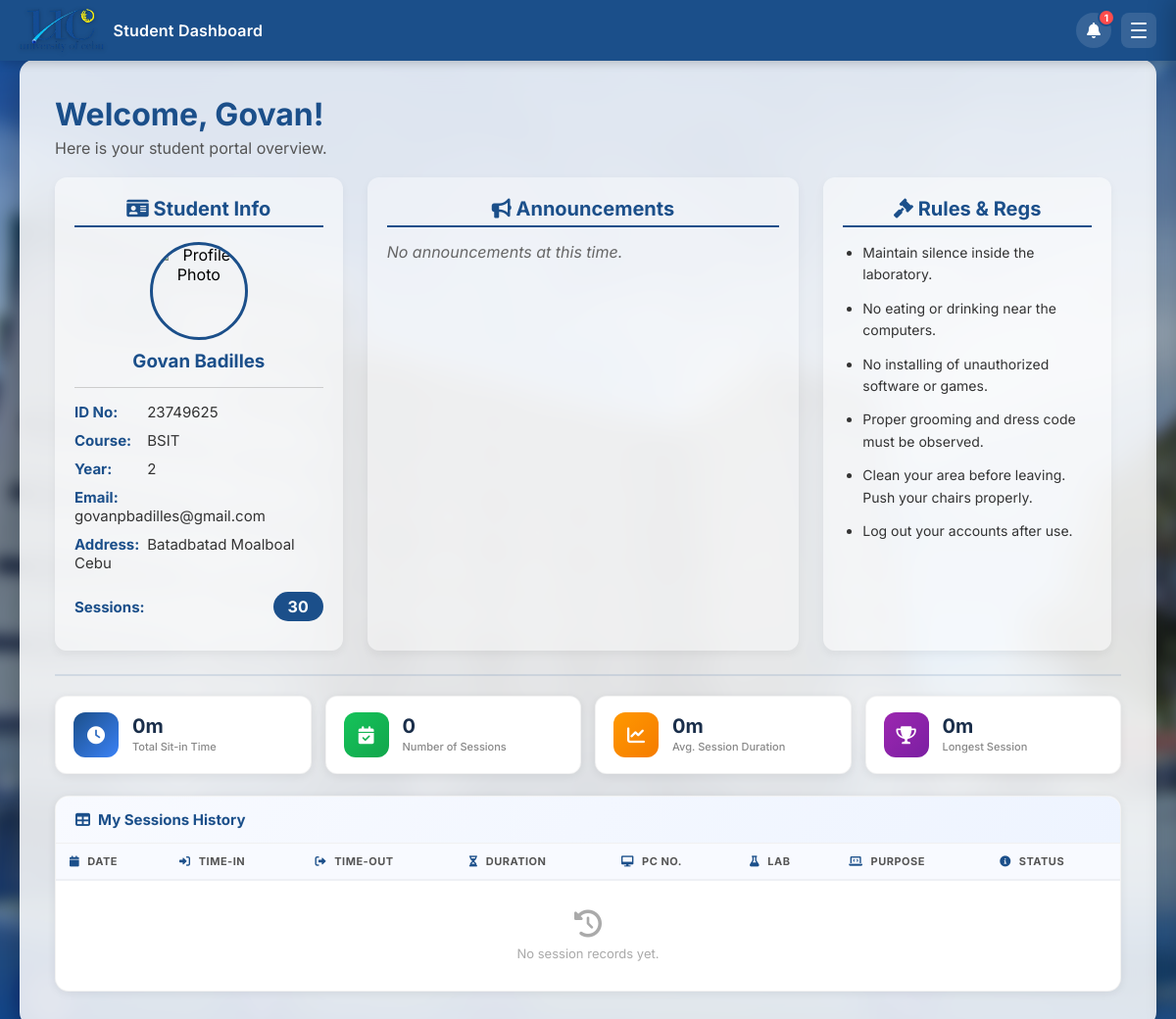
Before: /dashboard (signed in) with the older database file.
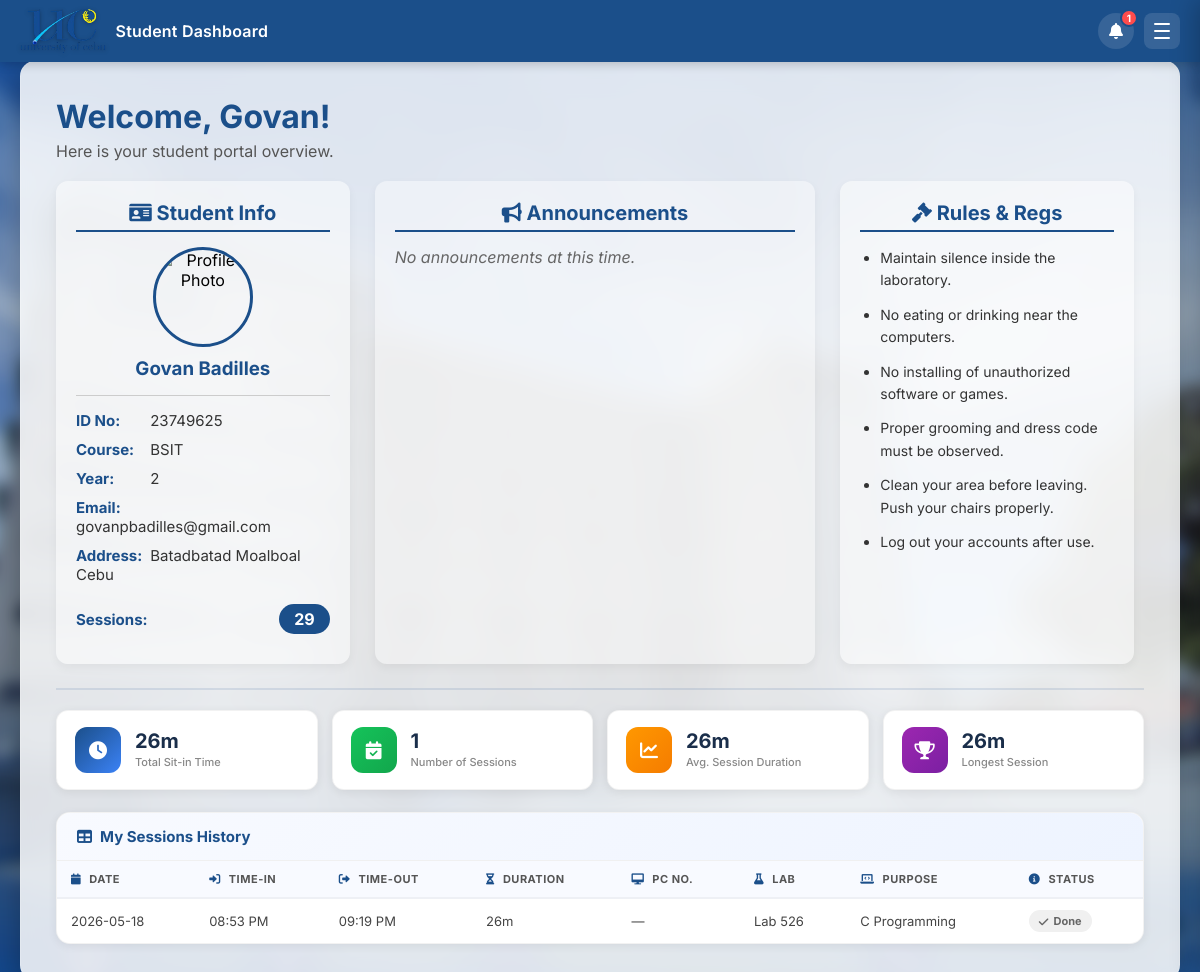
After: the same page with the newer database file.
### tables this page shows
CREATE TABLE users (
            id INTEGER PRIMARY KEY AUTOINCREMENT,
            id_number TEXT UNIQUE NOT NULL,
            lastname TEXT NOT NULL,
            firstname TEXT NOT NULL,
            middlename TEXT,
            course_level TEXT,
            password TEXT NOT NULL,
            email TEXT,
            course TEXT,
            address TEXT,
            role TEXT DEFAULT 'student',
            remaining_sessions INTEGER DEFAULT 30,
            profile_pic TEXT DEFAULT 'default_profile.png'
        );

CREATE TABLE sitin_records (
            id INTEGER PRIMARY KEY AUTOINCREMENT,
            id_number TEXT NOT NULL,
            purpose TEXT,
            lab TEXT,
            time_in DATETIME DEFAULT CURRENT_TIMESTAMP,
            time_out DATETIME,
            status TEXT DEFAULT 'Active',
            feedback TEXT DEFAULT ''
        );

### app.py (the view)
@app.route('/dashboard')
def dashboard():
    if 'user_id' not in session or session.get('role') == 'admin':
        return redirect(url_for('home'))
    conn = get_db_connection()
    cursor = conn.cursor()
    student = cursor.execute(
        "SELECT * FROM users WHERE id = ?", (session['user_id'],)
    ).fetchone()
    if student is None:
        session.clear()
        conn.close()
        return redirect(url_for('home'))
    announcements = cursor.execute(
        "SELECT * FROM announcements ORDER BY date_posted DESC"
    ).fetchall()
    reservations_raw = cursor.execute("""
        SELECT * FROM reservations
        WHERE id_number = ?
        ORDER BY id DESC
    """, (student['id_number'],)).fetchall()
    reservations = [dict(r) for r in reservations_raw]
    summary_row = cursor.execute("""
        SELECT
            COUNT(*)                                                        AS num_sessions,
            COALESCE(CAST(ROUND(SUM(
                CASE WHEN time_out IS NOT NULL
                THEN (julianday(time_out) - julianday(time_in)) * 1440
                ELSE 0 END
            )) AS INTEGER), 0)                                              AS total_minutes,
            COALESCE(CAST(ROUND(AVG(
                CASE WHEN time_out IS NOT NULL
                THEN (julianday(time_out) - julianday(time_in)) * 1440
                ELSE NULL END
            )) AS INTEGER), 0)                                              AS avg_minutes,
            COALESCE(CAST(ROUND(MAX(
                CASE WHEN time_out IS NOT NULL
                THEN (julianday(time_out) - julianday(time_in)) * 1440
                ELSE NULL END
            )) AS INTEGER), 0)                                              AS longest_minutes
        FROM sitin_records
        WHERE id_number = ? AND status = 'Completed'
    """, (student['id_number'],)).fetchone()
    def fmt_duration(total_min):
        total_min = int(total_min or 0)
        h, m = divmod(total_min, 60)
        if h > 0 and m > 0:
            return f"{h}h {m}m"
        elif h > 0:
            return f"{h}h 0m"
        else:
            return f"{m}m"
    sitin_summary = {
        'total_sessions' : summary_row['num_sessions']   or 0,
        'total_hours'    : fmt_duration(summary_row['total_minutes']),
        'avg_duration'   : fmt_duration(summary_row['avg_minutes']),
        'longest_session': fmt_duration(summary_row['longest_minutes']),
    }
    history_raw = cursor.execute("""
        SELECT
            strftime('%Y-%m-%d', time_in)  AS date,
            strftime('%I:%M %p', time_in)  AS time_in,
            CASE WHEN time_out IS NOT NULL
                 THEN strftime('%I:%M %p', time_out)
                 ELSE NULL END             AS time_out,
            CASE WHEN time_out IS NOT NULL THEN
                CASE
                    WHEN CAST(ROUND((julianday(time_out) - julianday(time_in)) * 1440) AS INTEGER) >= 60
                    THEN CAST(CAST(ROUND((julianday(time_out) - julianday(time_in)) * 1440) AS INTEGER) / 60 AS TEXT)
                         || 'h '
                         || CAST(CAST(ROUND((julianday(time_out) - julianday(time_in)) * 1440) AS INTEGER) % 60 AS TEXT)
                         || 'm'
                    ELSE CAST(CAST(ROUND((julianday(time_out) - julianday(time_in)) * 1440) AS INTEGER) AS TEXT) || 'm'
                END
            ELSE NULL END AS duration,
            lab,
            purpose,
            status
        FROM sitin_records
        WHERE id_number = ?
        ORDER BY time_in DESC
    """, (student['id_number'],)).fetchall()
    sitin_history = []
    for row in history_raw:
        r = dict(row)
        r['pc_number'] = '—'
        sitin_history.append(r)
    conn.close()
    return render_template('student.html',
        student       = dict(student),
        announcements = announcements,
        reservations  = reservations,
        sitin_summary = sitin_summary,
        sitin_history = sitin_history,
    )

### app.py (called while the page is built)
def get_db_connection():
    conn = sqlite3.connect('students.db')
    conn.row_factory = sqlite3.Row
    return conn

### templates/student.html (shortened to what the changed rows need)
<!DOCTYPE html>
<html lang="en">
<head>
    <link rel="stylesheet" href="{{ url_for('static', filename='style.css') }}">
    <link rel="stylesheet" href="{{ url_for('static', filename='student.css') }}">
    <link rel="stylesheet" href="https://cdnjs.cloudflare.com/ajax/libs/font-awesome/6.0.0/css/all.min.css">
</head>
<body class="student-page">
<div class="student-container">
    <div class="student-glass-card">
        <h1 style="color:#1b4f8a; margin-top:0; margin-bottom:5px; font-size:32px;">
            Welcome, {{ student['firstname'] }}!
        </h1>
        <p style="color:#555; margin-bottom:0;">Here is your student portal overview.</p>
        <div class="dashboard-grid-3">
            <div class="col-card">
                <h2><i class="fas fa-id-card"></i> Student Info</h2>
                <div class="profile-section" style="text-align:center; margin-bottom:15px; border-bottom:1px solid #ccc; padding-bottom:15px;">
                    <img src="{{ url_for('static', filename='uploads/' + student['profile_pic']) if student['profile_pic'] and student['profile_pic'] != 'default_profile.png' else url_for('static', filename='images/default_profile.png') }}"
                         alt="Profile Photo" id="profileImageDisplay"
                         style="width:100px; height:100px; border-radius:50%; border:3px solid #1b4f8a; object-fit:cover; margin-bottom:10px;"
                         onerror="this.src='https://cdn-icons-png.flaticon.com/512/3135/3135715.png'">
                    <h3 style="color:#1b4f8a; margin:0;">{{ student['firstname'] }} {{ student['lastname'] }}</h3>
                </div>
                <div class="info-row"><strong>ID No:</strong> {{ student['id_number'] }}</div>
                <div class="info-row"><strong>Course:</strong> {{ student['course'] }}</div>
                <div class="info-row"><strong>Year:</strong> {{ student['course_level'] }}</div>
                <div class="info-row"><strong>Email:</strong> {{ student['email'] }}</div>
                <div class="info-row"><strong>Address:</strong> {{ student['address'] }}</div>
                <div class="info-row" style="margin-top:20px; display:flex; align-items:center; justify-content:space-between;">
                    <strong>Sessions:</strong>
                    <span style="background:#1b4f8a; color:white; padding:5px 15px; border-radius:20px; font-weight:bold; font-size:16px;">
                        {{ student['remaining_sessions'] }}
                    </span>
                </div>
            </div>
            <div class="col-card" style="background:rgba(255,255,255,0.4);">
                <h2><i class="fas fa-bullhorn"></i> Announcements</h2>
            </div>
            <div class="col-card">
                <h2><i class="fas fa-gavel"></i> Rules & Regs</h2>
            </div>
        </div>
        <div class="sitin-summary-section">
            <div class="summary-stats-row">
                <div class="summary-stat-card">
                    <div class="summary-stat-info">
                        <div class="summary-stat-num">{{ sitin_summary.total_hours if sitin_summary else '0m' }}</div>
                        <div class="summary-stat-lbl">Total Sit-in Time</div>
                    </div>
                </div>
                <div class="summary-stat-card">
                    <div class="summary-stat-info">
                        <div class="summary-stat-num">{{ sitin_summary.total_sessions if sitin_summary else '0' }}</div>
                        <div class="summary-stat-lbl">Number of Sessions</div>
                    </div>
                </div>
                <div class="summary-stat-card">
                    <div class="summary-stat-info">
                        <div class="summary-stat-num">{{ sitin_summary.avg_duration if sitin_summary else '0m' }}</div>
                        <div class="summary-stat-lbl">Avg. Session Duration</div>
                    </div>
                </div>
                <div class="summary-stat-card">
                    <div class="summary-stat-info">
                        <div class="summary-stat-num">{{ sitin_summary.longest_session if sitin_summary else '0m' }}</div>
                        <div class="summary-stat-lbl">Longest Session</div>
                    </div>
                </div>
            </div>
            <div class="sessions-table-wrapper">
                <div style="overflow-x:auto;">
                    <table class="sessions-table">
                        <thead>
                            <tr>
                                <th><i class="fas fa-calendar"></i> Date</th>
                                <th><i class="fas fa-sign-in-alt"></i> Time-in</th>
                                <th><i class="fas fa-sign-out-alt"></i> Time-out</th>
                                <th><i class="fas fa-hourglass-half"></i> Duration</th>
                                <th><i class="fas fa-desktop"></i> PC No.</th>
                                <th><i class="fas fa-flask"></i> Lab</th>
                                <th><i class="fas fa-laptop-code"></i> Purpose</th>
                                <th><i class="fas fa-info-circle"></i> Status</th>
                            </tr>
                        </thead>
                        <tbody>
                            {% if sitin_history %}
                                {% for s in sitin_history %}
                                <tr>
                                    <td>{{ s['date'] }}</td>
                                    <td>{{ s['time_in'] }}</td>
                                    <td>{{ s['time_out'] if s['time_out'] else '—' }}</td>
                                    <td>{{ s['duration'] if s['duration'] else '—' }}</td>
                                    <td>{{ s['pc_number'] if s['pc_number'] else '—' }}</td>
                                    <td>{{ s['lab'] }}</td>
                                    <td>{{ s['purpose'] }}</td>
                                    <td>
                                        {% if s['status'] == 'Active' %}
                                            <span class="session-badge-status active">
                                                <i class="fas fa-circle"></i> Active
                                            </span>
                                        {% else %}
                                            <span class="session-badge-status done">
                                                <i class="fas fa-check"></i> Done
                                            </span>
                                        {% endif %}
                                    </td>
                                </tr>
                                {% endfor %}
                            {% else %}
                                <tr>
                                    <td colspan="8" style="text-align:center; padding:30px; color:#aaa;">
                                        <i class="fas fa-history" style="font-size:28px; display:block; margin-bottom:8px;"></i>
                                        No session records yet.
                                    </td>
                                </tr>
                            {% endif %}
                        </tbody>
                    </table>
                </div>
            </div>
        </div>
    </div>
</div>
</body>
</html>

Changed rows visible on the page:
changed users "Govan": remaining_sessions "30" → "29"
added sitin_records: date "2026-05-18", time_in "08:53 PM", s "09:19 PM", s "26m", s "—", lab "Lab 526", purpose "C Programming", status "Completed" (drawn)
Other visible differences:
{{ sitin_summary.total_hours if sitin_summary else '0m' }}: "0m" → "26m"
{{ sitin_summary.total_sessions if sitin_summary else '0' }}: "0" → "1"
{{ sitin_summary.avg_duration if sitin_summary else '0m' }}: "0m" → "26m"
{{ sitin_summary.longest_session if sitin_summary else '0m' }}: "0m" → "26m"
text no longer shown: "No session records yet."
